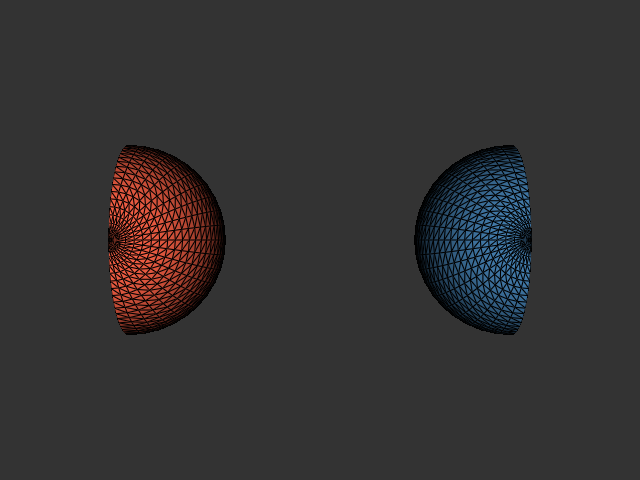

The script that drew this image:
#!/usr/bin/env python

# Clip a sphere with a plane using vtkClipPolyData and display both
# the clipped region and the remaining geometry side by side.

# Factory overrides: importing these modules registers the OpenGL rendering
# and interaction style implementations for vtkRenderingCore factory classes.
import vtkmodules.vtkInteractionStyle  # noqa: F401
import vtkmodules.vtkRenderingOpenGL2  # noqa: F401
# VTK pipeline classes used in this example
from vtkmodules.vtkCommonDataModel import vtkPlane
from vtkmodules.vtkFiltersCore import vtkClipPolyData
from vtkmodules.vtkFiltersSources import vtkSphereSource
from vtkmodules.vtkRenderingCore import (
    vtkActor,
    vtkPolyDataMapper,
    vtkRenderWindow,
    vtkRenderWindowInteractor,
    vtkRenderer,
)

# Colors (normalized RGB)
tomato_rgb = (1.0, 0.388, 0.278)
steel_blue_rgb = (0.275, 0.510, 0.706)
background_rgb = (0.2, 0.2, 0.2)

# Source: generate a high-resolution sphere
sphere_source = vtkSphereSource()
sphere_source.SetThetaResolution(40)
sphere_source.SetPhiResolution(40)

# Clip function: a plane passing through the origin with X normal
clip_plane = vtkPlane()
clip_plane.SetOrigin(0, 0, 0)
clip_plane.SetNormal(1, 0, 0)

# Filter: clip the sphere — output is the portion where plane function < 0
clip_filter = vtkClipPolyData()
clip_filter.SetInputConnection(sphere_source.GetOutputPort())
clip_filter.SetClipFunction(clip_plane)
clip_filter.GenerateClippedOutputOn()

# Mapper: map the kept half (negative side)
kept_mapper = vtkPolyDataMapper()
kept_mapper.SetInputConnection(clip_filter.GetOutputPort())

# Actor: assign the kept half (tomato)
kept_actor = vtkActor()
kept_actor.SetMapper(kept_mapper)
kept_actor.GetProperty().SetColor(tomato_rgb)
kept_actor.GetProperty().EdgeVisibilityOn()

# Mapper: map the clipped-away half (positive side)
clipped_mapper = vtkPolyDataMapper()
clipped_mapper.SetInputConnection(clip_filter.GetClippedOutputPort())

# Actor: assign the clipped half (steel blue), offset along X
clipped_actor = vtkActor()
clipped_actor.SetMapper(clipped_mapper)
clipped_actor.GetProperty().SetColor(steel_blue_rgb)
clipped_actor.GetProperty().EdgeVisibilityOn()
clipped_actor.SetPosition(2, 0, 0)

# Renderer: assemble the scene
renderer = vtkRenderer()
renderer.AddActor(kept_actor)
renderer.AddActor(clipped_actor)
renderer.SetBackground(background_rgb)

# Render window: display the rendered scene
render_window = vtkRenderWindow()
render_window.AddRenderer(renderer)
render_window.SetWindowName("clip polydata")
render_window.SetMultiSamples(0)
render_window.SetSize(640, 480)

# Interactor: handle mouse and keyboard events
render_window_interactor = vtkRenderWindowInteractor()
render_window_interactor.SetRenderWindow(render_window)

# Scene: configure the camera
renderer.ResetCamera()

# Start: launch the interactive visualization
render_window_interactor.Initialize()
render_window_interactor.Start()
